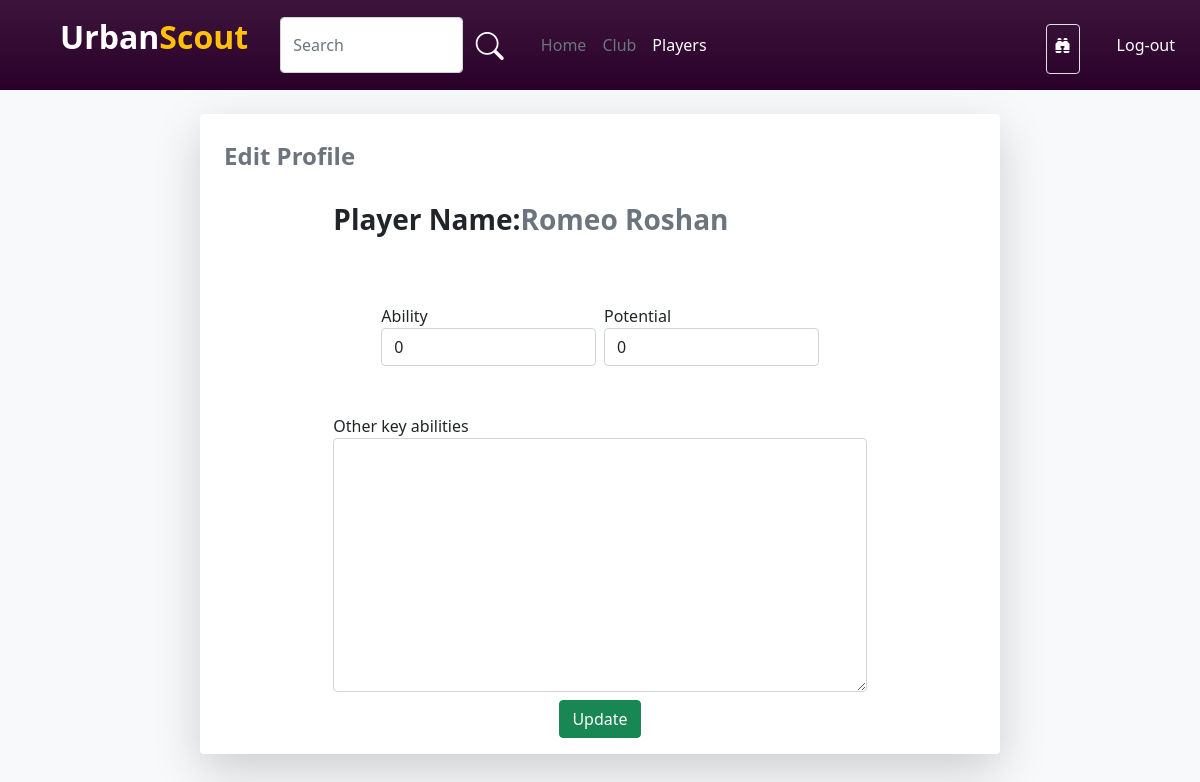
The page /ScoutPlayerEdit/41 (signed in) on the database as committed earlier.
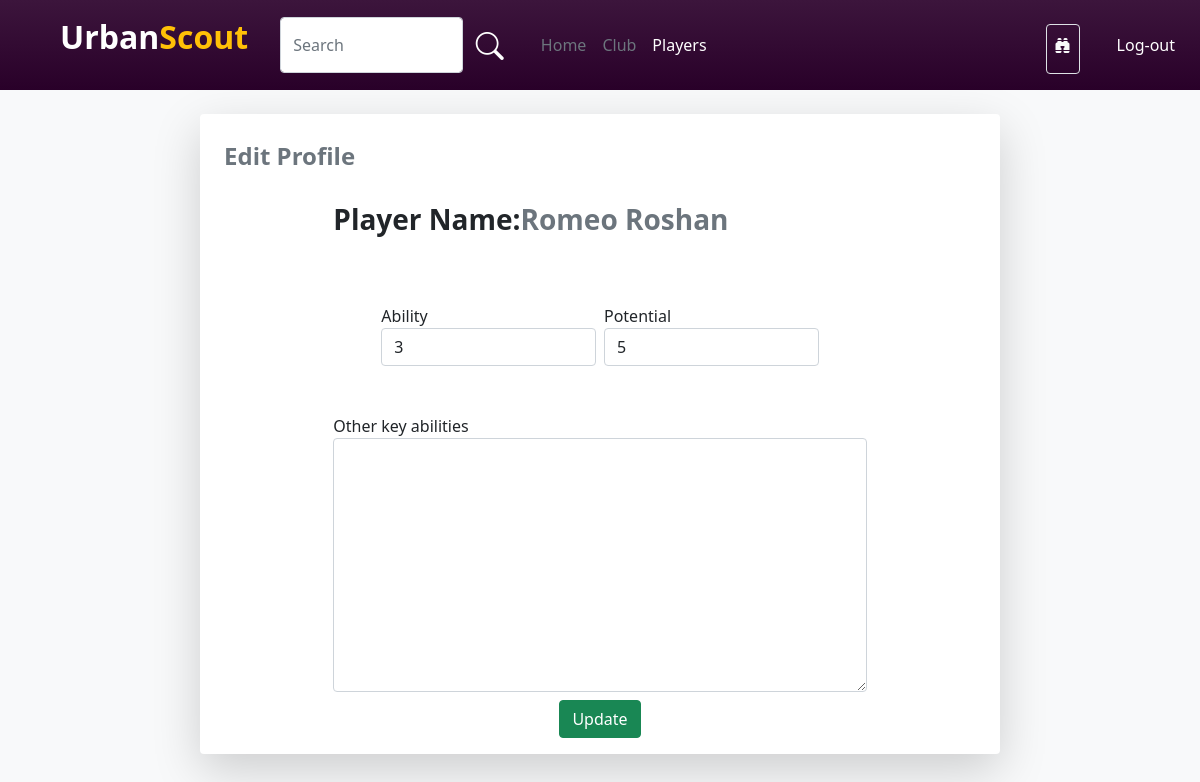
The same page on the database as committed later.
### account/models.py (models this page shows)
class User(AbstractUser):
    username=models.CharField(max_length=32, blank=True, null=True)
    USERNAME_FIELD = 'email'
    email = models.EmailField(unique=True)
    img=models.ImageField(upload_to='pics',default='https://img.freepik.com/free-icon/man_318-677829.jpg',null=True)
    is_player=models.BooleanField('is_player',default=False)
    is_club=models.BooleanField('is_club',default=False)
    is_scout=models.BooleanField('is_scout',default=False)
    player_dob = models.DateField(("Date of Birth"), default=date.today, validators=[validate_dob])
    player_pos = models.CharField(("Position"),default='',max_length=30,choices=Pos_Choice)
    district = models.CharField(("District"),default='',max_length=20,choices=District_Choice)
    locality = models.CharField(("Locality"),default='',max_length=50,blank=True)
    player_foot = models.CharField(("Prefered Foot"),default='',max_length=10,choices=Foot_Choice)
    player_ability = models.IntegerField(("Ability"),default=0,choices=Ability_Choice)
    club_reputation = models.IntegerField(("Club Reputation"),default=0,choices=Ability_Choice)
    player_potential = models.IntegerField(("Potential"),default=0,choices=Ability_Choice)
    desc=models.CharField(("Description"),max_length=100, default='')
    club_name=models.CharField((("Club Name")),default='',max_length=30)
    scouted_by=models.CharField(max_length=30,default='')
    REQUIRED_FIELDS = []

### account/views.py (the view, shortened to what this page needs)
# urls.py: path('ScoutPlayerEdit/<int:update_id>',views.scoutPlayerEdit,name="ScoutPlayerEdit"),
def scoutPlayerEdit(request,update_id):
    updateUser=User.objects.get(id=update_id)
    user=request.user
    username = "{} {}".format(user.first_name, user.last_name)
    print(username)
    return render(request,'ScoutPlayerEdit.html',{
        'updateUser':updateUser,
        'abilityChoices':Ability_Choice,
        })

### template/ScoutPlayerEdit.html (shortened to what the changed rows need)
{% load static %}
<!DOCTYPE html>
<html lang="en">
<head>
    <link rel="stylesheet" href="{% static 'style.css' %}">
    <link href="https://cdn.jsdelivr.net/npm/bootstrap@5.0.2/dist/css/bootstrap.min.css" rel="stylesheet"
>
    <link rel="stylesheet" href="https://cdn.jsdelivr.net/npm/bootstrap-icons@1.10.5/font/bootstrap-icons.css">
</head>
<body class="bg-light">
    <div class="d-flex justify-content-center">
        <div class="bg-white shadow-lg mt-4 pb-3 rounded col-12 col-lg-8">
            <form action="" method="post"  enctype="multipart/form-data">
                <div class="d-flex justify-content-center">
                    <div class="col-lg-8 col-12">
                        <div class="d-flex"><p class="fw-bold fs-3">Player Name:</p><p class="text-secondary fw-bold fs-3">{{updateUser.first_name}} {{updateUser.last_name}}</p></div>
                        <div class="d-flex justify-content-center gap-2 m-5">
                            <div class="d-flex flex-column w-100">
                                <label for="dist">Ability</label>
                                <select class="form-control" name="ability" id="">
                                    <option value="{{ updateUser.player_ability }}">{{ updateUser.player_ability }}</option>
                                </select>
                            </div>
                            <div class="d-flex flex-column w-100">
                                <label for="dist">Potential</label>
                                <select class="form-control" name="potential" id="">
                                    <option value="{{ updateUser.player_potential }}">{{ updateUser.player_potential }}</option>
                                </select>
                            </div>
                        </div>
                    </div>
                </div>
            </form>
        </div>
    </div>
</body>
</html>

Rows that differ between the two databases and show on the page:
changed User "Romeo": ability "0" → "3"; potential "0" → "5"
